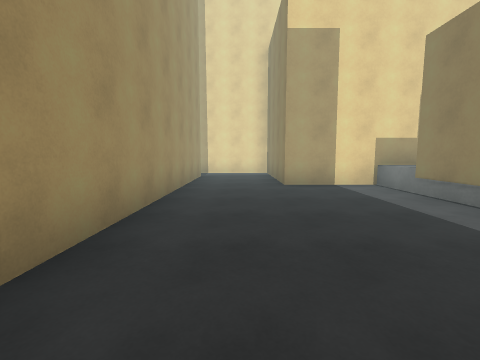
view 1 (above)

20 first-person views from a walk through a scene from a Unity 3-D project. The camera is 1.4 m above the floor, tilts 6° down and sees 90° across. The floor is counted in squares, 2 m on a side. Each view is taken from the middle of a square. On the plan, view 1 faces up. The plan holds only what a view shows up to about 9 squares ahead; the rest is blank. The place goes on beyond the plan. The player is left out. Surface patterns are stand-ins for the level's own textures.

view 2
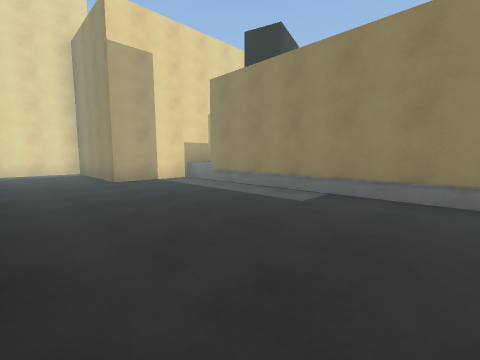

view 3
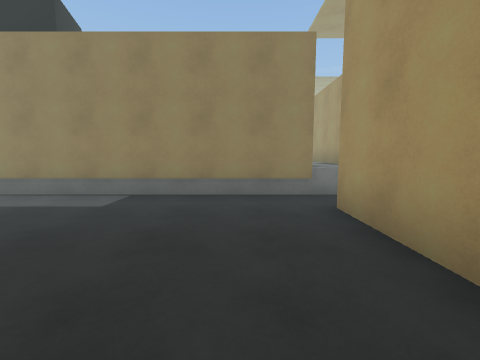

view 4
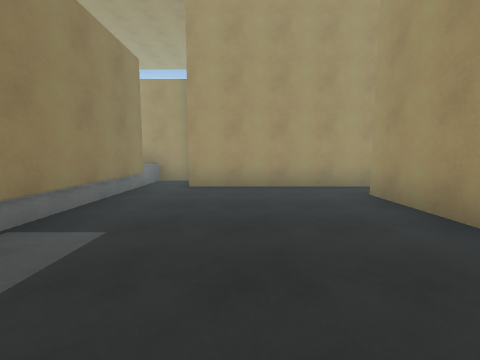

view 5
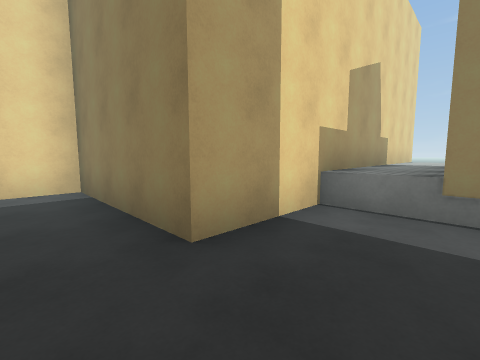

view 6
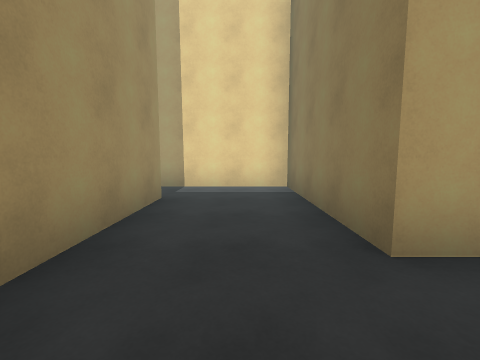

view 7
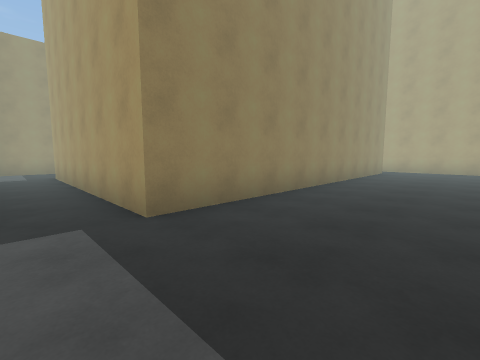

view 8
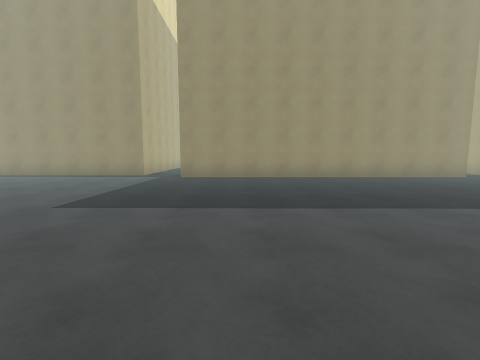

view 9
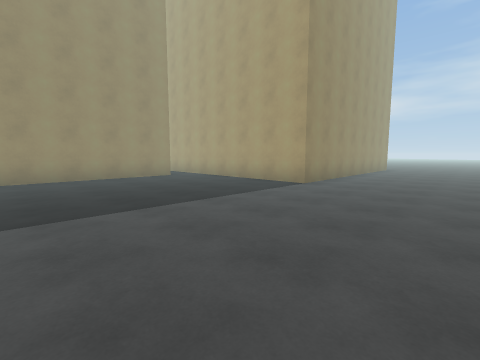

view 10
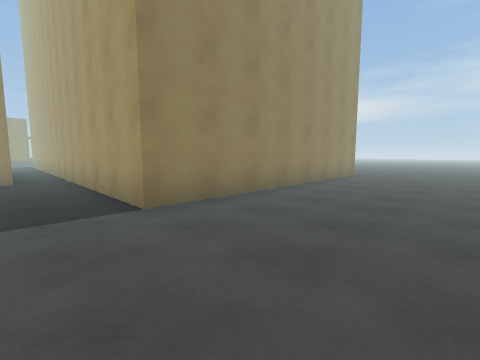

view 11
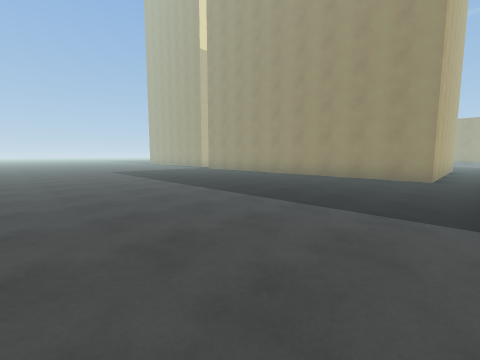

view 12
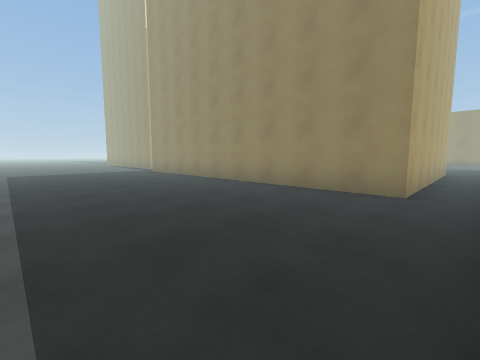

view 13
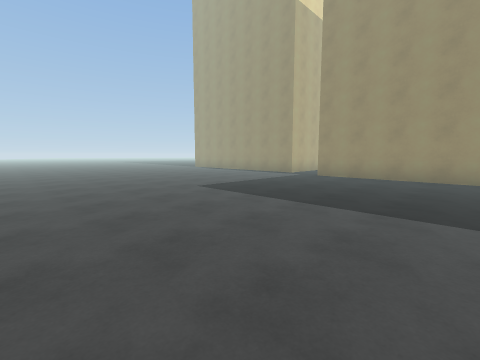

view 14
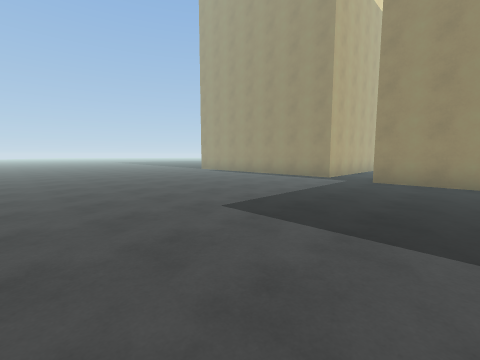

view 15
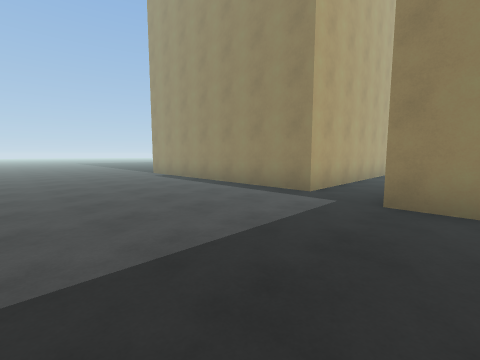

view 16
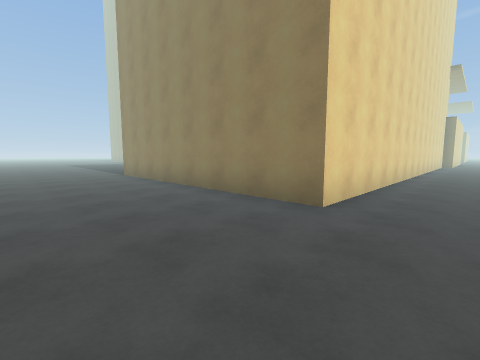

view 17
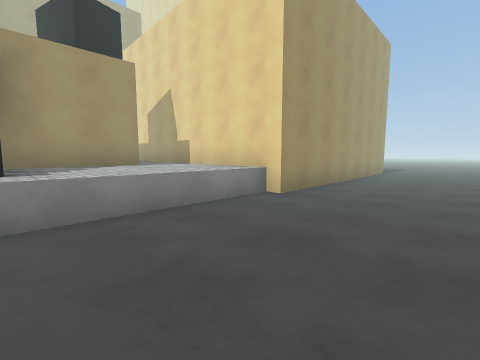

view 18
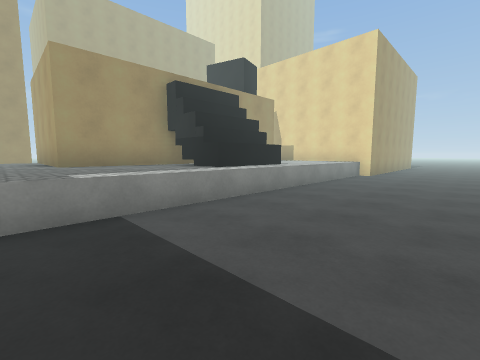

view 19
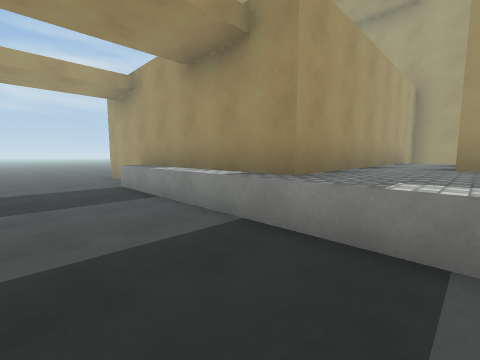

view 20
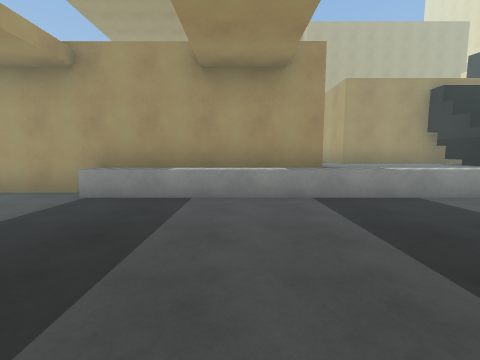

### Floor plan
Key: @ floor where view 1 was taken; # wall or solid block; . floor; ^ raised ledge.
Columns run from 15 left of view 1 to 13 right of it. Each row starts with its distance up from view 1.
 11 ........#               #...
 10 ........#########       #...
  9 ................#       #...
  8 ........######..#       #...
  7 ........#    #..#       #...
  6 ........#    #..###^^^^^#...
  5 ........#    #.....^^^^^^...
  4 ........#    #....^^^^^^^...
  3 ........#    #....#  ^^^^...
  2 ........#    #....#  ^^#^...
  1 ........#    #....#  ^ #^...
  0 ........#    #.@..#  ^^#^...
 -1 ........######....#  ^^^^...
 -2 ..................#^^^^^^...
 -3 ...###############^^^^^^^...
 -4 ...#             ##^^^^^^...
 -5 ...#                   ^^....
 -6 ...#                   ^^...
 -7 ...#                   ^^...
 -8 ...#                   #...
 -9 ...#########           #...
-10 ............           #...
-11 ............           ....
-12 ..                      ...
-13                          ..

Where each view was taken, in squares from view 1:
view 1: 0 up, 0 right, facing up
view 2: 1 down, 1 left, facing up-right
view 3: 1 down, 1 left, facing right
view 4: 3 up, 1 right, facing down
view 5: 4 up, 0 right, facing up-right
view 6: 4 up, 0 right, facing up
view 7: 9 up, 10 left, facing down-right
view 8: 6 up, 15 left, facing right
view 9: 3 up, 15 left, facing down-right
view 10: 1 down, 15 left, facing down-right
view 11: 2 down, 15 left, facing up-right
view 12: 2 down, 12 left, facing up-right
view 13: 4 up, 15 left, facing up-right
view 14: 6 up, 14 left, facing up-right
view 15: 7 up, 11 left, facing up-right
view 16: 11 down, 15 left, facing up-right
view 17: 2 up, 12 right, facing up-left
view 18: 3 down, 12 right, facing up-left
view 19: 2 down, 11 right, facing down-left
view 20: 5 down, 13 right, facing left
